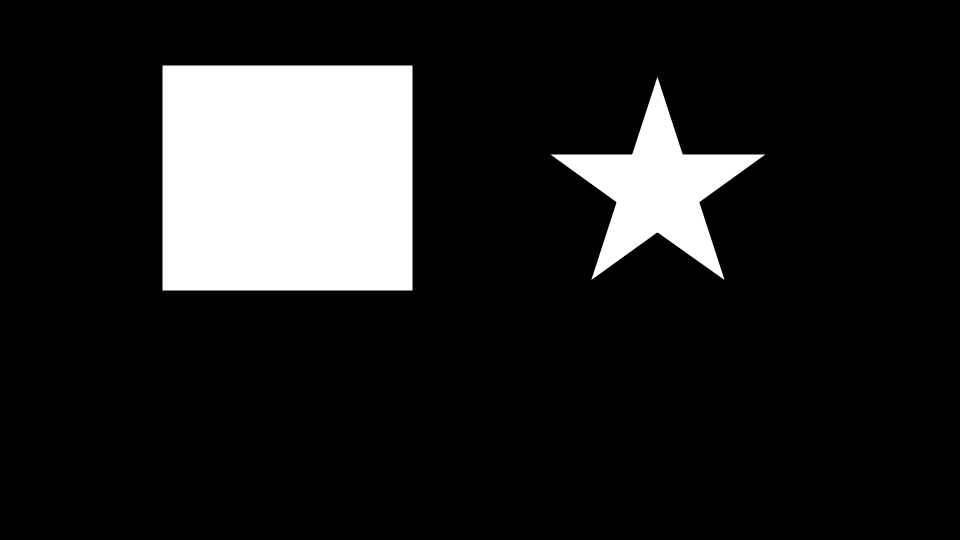
#> input picture Opencv/test1.png, 960 x 540 px
$ jupyter execute FindContour1.ipynb   (shell and % lines are left out)   (Python 2 division)   (older library calls are emulated)
#> lines starting #> are read from the running program, lines starting #| are printed output that depends on the picture; after the words box and inside, x2 and y2 are one past the last pixel; in counts of white or black regions, pixels touching at a corner belong together
http://gogoprivateryan.blogspot.tw/2015/08/opencv-2-opencv-python.html

[cell 1]
import matplotlib.pyplot as plt

[cell 2]
import numpy as np
import cv2

im = cv2.imread('test1.png')
#> im is the input picture: shape (540, 960, 3); min 0, max 255, mean 34.7
imgray = cv2.cvtColor(im,cv2.COLOR_BGR2GRAY)
ret,thresh = cv2.threshold(imgray,127,255,0)
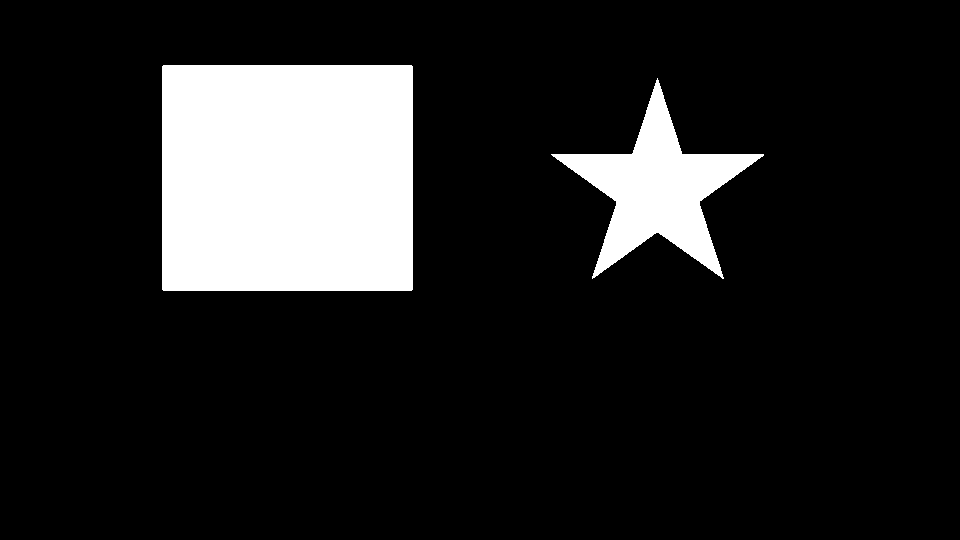
#> thresh: shape (540, 960); 13.7% white; 2 white regions

image, contours, hierarchy = cv2.findContours(thresh,cv2.RETR_TREE,cv2.CHAIN_APPROX_SIMPLE)
#> contours = 2 contours; box (x1, y1, x2, y2) and area: (162, 65, 413, 291) 56248, (551, 78, 764, 279) 13999
print "there are " + str(len(contours)) + " contours"
#| there are 2 contours

[cell 3]
cnt = contours[0]
#> cnt = contour of 351 points, box (x1, y1, x2, y2) (551, 78, 764, 279), area 13999
print "there are " + str(len(cnt)) + " points in contours[0]"
#| there are 351 points in contours[0]
plt.fill(cnt[:,0][:,0], cnt[:,0][:,1])
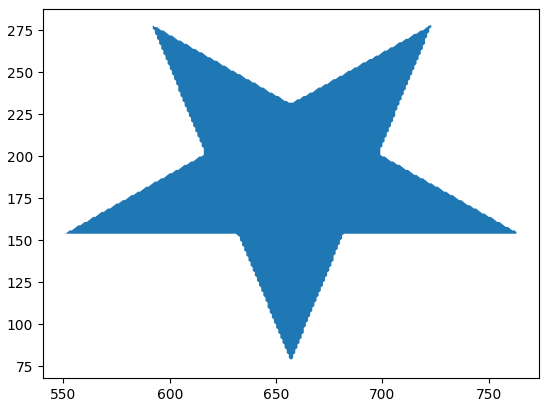
#> figure drawn by matplotlib, 1 panel

[cell 4]
cnt = contours[1]
#> cnt = [[163, 65], [162, 66], [162, 289], [163, 290], [411, 290], [412, 289], [412, 66], [411, 65]]
print "there are " + str(len(cnt)) + " points in contours[1]"
#| there are 8 points in contours[1]
plt.fill(cnt[:,0][:,0], cnt[:,0][:,1])
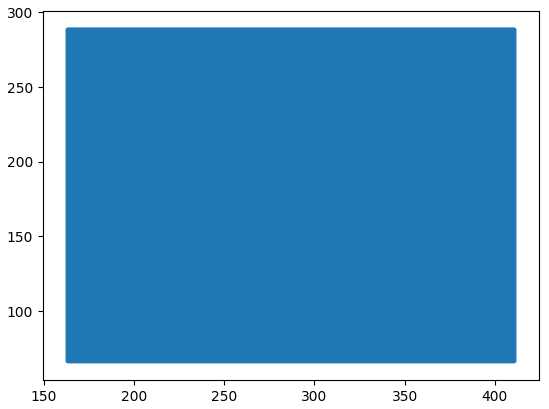
#> figure drawn by matplotlib, 1 panel
